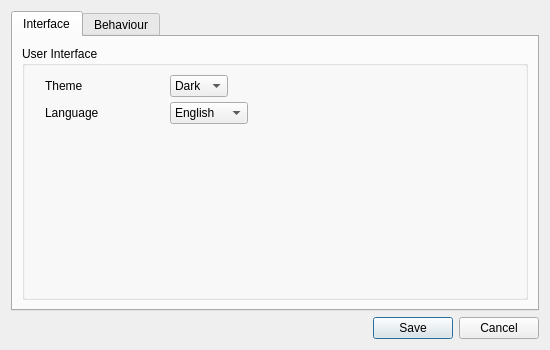
<?xml version="1.0" encoding="UTF-8"?>
<ui version="4.0">
 <class>Dialog</class>
 <widget class="QDialog" name="Dialog">
  <property name="geometry">
   <rect>
    <x>0</x>
    <y>0</y>
    <width>550</width>
    <height>350</height>
   </rect>
  </property>
  <property name="minimumSize">
   <size>
    <width>550</width>
    <height>350</height>
   </size>
  </property>
  <property name="maximumSize">
   <size>
    <width>550</width>
    <height>350</height>
   </size>
  </property>
  <property name="windowTitle">
   <string>Preferences</string>
  </property>
  <property name="windowIcon">
   <iconset resource="../resources/icons.qrc">
    <normaloff>:/Dark/MiFaceStudioFavicon.png</normaloff>:/Dark/MiFaceStudioFavicon.png</iconset>
  </property>
  <layout class="QGridLayout" name="gridLayout_3">
   <item row="1" column="1">
    <widget class="QDialogButtonBox" name="buttonBox">
     <property name="orientation">
      <enum>Qt::Horizontal</enum>
     </property>
     <property name="standardButtons">
      <set>QDialogButtonBox::Cancel|QDialogButtonBox::Save</set>
     </property>
    </widget>
   </item>
   <item row="0" column="1">
    <widget class="QTabWidget" name="tabWidget">
     <property name="currentIndex">
      <number>0</number>
     </property>
     <property name="elideMode">
      <enum>Qt::ElideNone</enum>
     </property>
     <property name="usesScrollButtons">
      <bool>false</bool>
     </property>
     <property name="tabBarAutoHide">
      <bool>false</bool>
     </property>
     <widget class="QWidget" name="Interface">
      <attribute name="title">
       <string>Interface</string>
      </attribute>
      <layout class="QGridLayout" name="gridLayout">
       <item row="0" column="0">
        <widget class="QGroupBox" name="groupBox">
         <property name="title">
          <string>User Interface</string>
         </property>
         <layout class="QFormLayout" name="formLayout">
          <property name="horizontalSpacing">
           <number>0</number>
          </property>
          <property name="verticalSpacing">
           <number>5</number>
          </property>
          <property name="leftMargin">
           <number>20</number>
          </property>
          <property name="topMargin">
           <number>9</number>
          </property>
          <property name="rightMargin">
           <number>9</number>
          </property>
          <property name="bottomMargin">
           <number>9</number>
          </property>
          <item row="0" column="0">
           <widget class="QLabel" name="Theme">
            <property name="sizePolicy">
             <sizepolicy hsizetype="Maximum" vsizetype="Maximum">
              <horstretch>0</horstretch>
              <verstretch>0</verstretch>
             </sizepolicy>
            </property>
            <property name="minimumSize">
             <size>
              <width>0</width>
              <height>22</height>
             </size>
            </property>
            <property name="text">
             <string>Theme</string>
            </property>
           </widget>
          </item>
          <item row="0" column="1">
           <widget class="QComboBox" name="themeComboBox">
            <property name="sizePolicy">
             <sizepolicy hsizetype="Maximum" vsizetype="Fixed">
              <horstretch>0</horstretch>
              <verstretch>0</verstretch>
             </sizepolicy>
            </property>
            <item>
             <property name="text">
              <string>Dark</string>
             </property>
            </item>
            <item>
             <property name="text">
              <string>Light</string>
             </property>
            </item>
           </widget>
          </item>
          <item row="1" column="1">
           <widget class="QComboBox" name="languageComboBox">
            <property name="sizePolicy">
             <sizepolicy hsizetype="Maximum" vsizetype="Fixed">
              <horstretch>0</horstretch>
              <verstretch>0</verstretch>
             </sizepolicy>
            </property>
            <item>
             <property name="text">
              <string>English</string>
             </property>
            </item>
            <item>
             <property name="text">
              <string>繁體中文</string>
             </property>
            </item>
            <item>
             <property name="text">
              <string>简体中文</string>
             </property>
            </item>
            <item>
             <property name="text">
              <string>Русский</string>
             </property>
            </item>
           </widget>
          </item>
          <item row="1" column="0">
           <widget class="QLabel" name="Language">
            <property name="minimumSize">
             <size>
              <width>125</width>
              <height>22</height>
             </size>
            </property>
            <property name="text">
             <string>Language</string>
            </property>
           </widget>
          </item>
         </layout>
        </widget>
       </item>
      </layout>
     </widget>
     <widget class="QWidget" name="Behaviour">
      <attribute name="title">
       <string>Behaviour</string>
      </attribute>
      <layout class="QVBoxLayout" name="verticalLayout">
       <item>
        <widget class="QGroupBox" name="groupBox_2">
         <property name="title">
          <string>Behaviour</string>
         </property>
         <layout class="QFormLayout" name="formLayout_3">
          <property name="horizontalSpacing">
           <number>0</number>
          </property>
          <property name="verticalSpacing">
           <number>5</number>
          </property>
          <property name="leftMargin">
           <number>20</number>
          </property>
          <property name="topMargin">
           <number>9</number>
          </property>
          <property name="rightMargin">
           <number>9</number>
          </property>
          <property name="bottomMargin">
           <number>9</number>
          </property>
          <item row="0" column="0">
           <widget class="QLabel" name="Theme_3">
            <property name="sizePolicy">
             <sizepolicy hsizetype="Maximum" vsizetype="Maximum">
              <horstretch>0</horstretch>
              <verstretch>0</verstretch>
             </sizepolicy>
            </property>
            <property name="minimumSize">
             <size>
              <width>0</width>
              <height>22</height>
             </size>
            </property>
            <property name="text">
             <string>Snap to Guides</string>
            </property>
           </widget>
          </item>
          <item row="1" column="0">
           <widget class="QLabel" name="Language_3">
            <property name="minimumSize">
             <size>
              <width>125</width>
              <height>22</height>
             </size>
            </property>
            <property name="text">
             <string>Show Device Outline</string>
            </property>
           </widget>
          </item>
          <item row="0" column="1">
           <widget class="QCheckBox" name="SnapToGuides">
            <property name="minimumSize">
             <size>
              <width>0</width>
              <height>22</height>
             </size>
            </property>
            <property name="text">
             <string/>
            </property>
           </widget>
          </item>
          <item row="1" column="1">
           <widget class="QCheckBox" name="DeviceOutlineVisible">
            <property name="minimumSize">
             <size>
              <width>0</width>
              <height>22</height>
             </size>
            </property>
            <property name="text">
             <string/>
            </property>
            <property name="checked">
             <bool>true</bool>
            </property>
           </widget>
          </item>
          <item row="2" column="0">
           <widget class="QLabel" name="label">
            <property name="minimumSize">
             <size>
              <width>0</width>
              <height>0</height>
             </size>
            </property>
            <property name="sizeIncrement">
             <size>
              <width>0</width>
              <height>0</height>
             </size>
            </property>
            <property name="text">
             <string>Enable Antialiasing</string>
            </property>
           </widget>
          </item>
          <item row="2" column="1">
           <widget class="QCheckBox" name="AntialiasingEnabled">
            <property name="minimumSize">
             <size>
              <width>0</width>
              <height>22</height>
             </size>
            </property>
            <property name="sizeIncrement">
             <size>
              <width>0</width>
              <height>0</height>
             </size>
            </property>
            <property name="text">
             <string/>
            </property>
            <property name="checked">
             <bool>true</bool>
            </property>
           </widget>
          </item>
         </layout>
        </widget>
       </item>
      </layout>
     </widget>
    </widget>
   </item>
  </layout>
 </widget>
 <resources>
  <include location="../resources/icons.qrc"/>
 </resources>
 <connections>
  <connection>
   <sender>buttonBox</sender>
   <signal>accepted()</signal>
   <receiver>Dialog</receiver>
   <slot>accept()</slot>
   <hints>
    <hint type="sourcelabel">
     <x>248</x>
     <y>254</y>
    </hint>
    <hint type="destinationlabel">
     <x>157</x>
     <y>274</y>
    </hint>
   </hints>
  </connection>
  <connection>
   <sender>buttonBox</sender>
   <signal>rejected()</signal>
   <receiver>Dialog</receiver>
   <slot>reject()</slot>
   <hints>
    <hint type="sourcelabel">
     <x>316</x>
     <y>260</y>
    </hint>
    <hint type="destinationlabel">
     <x>286</x>
     <y>274</y>
    </hint>
   </hints>
  </connection>
 </connections>
</ui>
